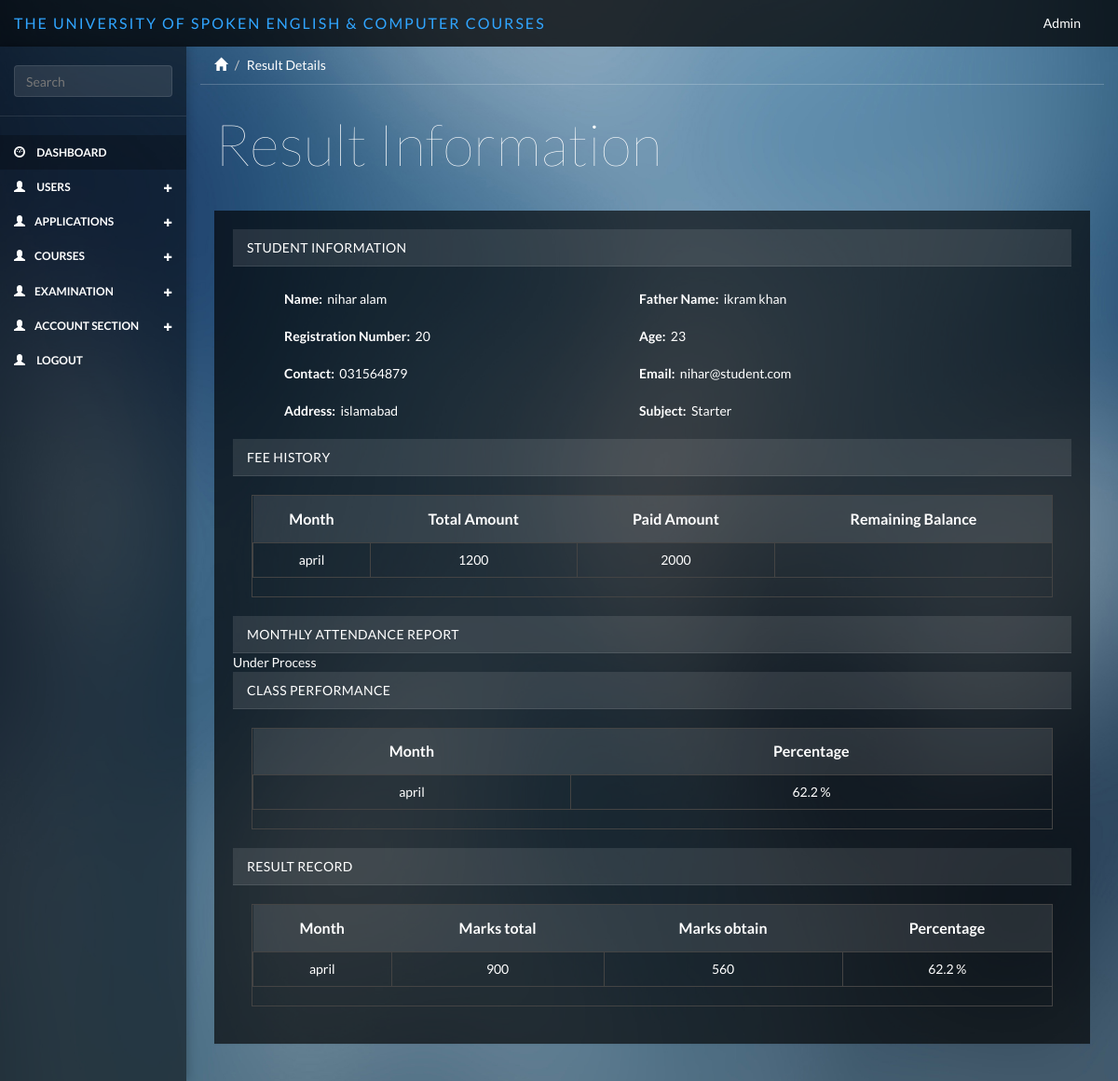
The app's page /monthlytest/result_details/5 with its own data.
### tables this page shows
CREATE TABLE IF NOT EXISTS `monthly_test` (
  `test_id` int(11) NOT NULL AUTO_INCREMENT,
  `fkstudent_id` int(11) NOT NULL,
  `test_name` varchar(255) NOT NULL,
  `test_month` varchar(255) NOT NULL,
  `test_date` varchar(255) NOT NULL,
  `test_subject` varchar(255) NOT NULL,
  `obtn_marks` varchar(255) NOT NULL,
  `totl_marks` varchar(255) NOT NULL,
  `percentage` varchar(255) NOT NULL,
  `created_at` varchar(255) NOT NULL,
  `updated_at` varchar(255) NOT NULL,
  PRIMARY KEY (`test_id`)
);

CREATE TABLE IF NOT EXISTS `users` (
  `u_id` int(11) NOT NULL AUTO_INCREMENT,
  `name` varchar(255) NOT NULL,
  `f_name` varchar(255) NOT NULL,
  `age` varchar(255) NOT NULL,
  `contact` varchar(255) NOT NULL,
  `country_id` varchar(255) NOT NULL,
  `province_id` varchar(255) NOT NULL,
  `city_id` varchar(255) NOT NULL,
  `address` varchar(255) NOT NULL,
  `email` varchar(255) NOT NULL,
  `password` varchar(500) NOT NULL,
  `role` varchar(255) NOT NULL,
  `fktestresult_id` int(11) NOT NULL,
  `description` varchar(255) NOT NULL,
  `created_at` varchar(255) NOT NULL,
  `updated_at` varchar(255) NOT NULL,
  `created_by` varchar(255) NOT NULL,
  PRIMARY KEY (`u_id`)
);

CREATE TABLE IF NOT EXISTS `course_sub_category` (
  `course_c_s_id` int(11) NOT NULL AUTO_INCREMENT,
  `fk_course_c_id` int(255) NOT NULL,
  `subject_title` varchar(255) NOT NULL,
  `subject_duration` varchar(255) NOT NULL,
  `subject_fee` varchar(255) NOT NULL,
  PRIMARY KEY (`course_c_s_id`)
);

CREATE TABLE IF NOT EXISTS `payment` (
  `p_id` int(11) NOT NULL AUTO_INCREMENT,
  `fkuser_id` int(11) NOT NULL,
  `admission_fee` varchar(255) NOT NULL,
  `monthly_fee` varchar(255) NOT NULL,
  `received_fee` varchar(255) NOT NULL,
  `next_fee_date` varchar(255) NOT NULL,
  `created_at` varchar(255) NOT NULL,
  `updated_at` varchar(255) NOT NULL,
  `created_by` varchar(255) NOT NULL,
  PRIMARY KEY (`p_id`)
);

### application/controllers/MonthlyTest.php (called while the page is built, shortened)
<?php
class MonthlyTest extends CI_Controller {
    public function result_details( $id = null )
    {
        $this->db->select('*');
        $this->db->from('monthly_test');
        $this->db->join('student', 'student.s_id = monthly_test.fkstudent_id');
        $this->db->join('users', 'users.u_id = student.fkuser_id');
        $this->db->join('payment', 'payment.fkuser_id = student.fkuser_id');
        $this->db->join('course_sub_category', 'course_sub_category.course_c_s_id = monthly_test.test_subject');
        $this->db->where('monthly_test.test_id',$id);
        $query = $this->db->get();
        $result = $query->result();
        $result['result'] = $result[0];
        $result['test']   = $query->result();
        $this->load->view('include/header');
        $this->load->view('include/sidebar');
        $this->load->view('monthlytest/result_details',$result);
        $this->load->view('include/footer');
    }
}

### index.php (called while the page is built, shortened)
<?php
require_once BASEPATH.'core/CodeIgniter.php';

### application/views/monthlytest/result_details.php (the view, shortened to what this page needs)
<div class="col-sm-9 col-sm-offset-3 col-lg-10 col-lg-offset-2 main">
    <div class="row">
        <ol class="breadcrumb">
            <li><a href="#"><span class="glyphicon glyphicon-home"></span></a></li>
            <li class="active">Result Details</li>
        </ol>
    </div>
    <div class="row">
        <div class="col-lg-12">
            <h1 class="page-header ">Result Information</h1>
        </div>
    </div>
    <div class="row">
        <div class="col-lg-12">
            <div class="panel panel-default">
                <div class="panel-body">
                    <div class="panel-heading panel_style ">Student Information</div>
                            <div class="col-md-12">
                            </div>
                    <div class="row" style="position: relative;margin-top: 25px;">
                                 <div class="form-group col-md-4 margin_left">
                                     <label>Name:&nbsp;&nbsp;</label><?= $result->name?>
                                 </div>
                                 <div class="form-group col-md-4 ">
                                  <label>Father Name:&nbsp;&nbsp;</label><?= $result->f_name?>
                                 </div>
                            </div>
                            <div class="row">
                                 <div class="form-group col-md-4 margin_left">
                                  <label>Registration Number:&nbsp;&nbsp; </label><?= $result->fkstudent_id?>
                                 </div>
                                 <div class="form-group col-md-4">
                                  <label>Age:&nbsp;&nbsp; </label><?= $result->age?>
                                 </div>
                            </div>
                            <div class="row">
                                 <div class="form-group col-md-4 margin_left">
                                  <label>Contact:&nbsp;&nbsp; </label><?= $result->contact?>
                                 </div>
                                 <div class="form-group col-md-4">
                                  <label>Email:&nbsp;&nbsp; </label><?= $result->email?>
                                 </div>
                            </div>
                            <div class="row">
                                 <div class="form-group col-md-4 margin_left">
                                  <label>Address:&nbsp;&nbsp; </label><?= $result->address?>
                                 </div>
                                 <div class="form-group col-md-4">
                                  <label>Subject:&nbsp;&nbsp; </label></label><?= $result->subject_title?>
                                 </div>
                            </div>
                            <div class="row" >
                            <div class="panel-heading panel_style">Fee History</div>
                            </div>
                            <div class="panel-body">
                                <table data-toggle="table" data-show-refresh="false" data-search="false" data-pagination="false" data-sort-name="false" data-sort-order="false">
                                    <thead>
                                    <tr>
                                        <th class="text-center" data-sortable="true"><b>Month</b></th>
                                        <th class="text-center" data-sortable="true"><b>Total Amount</b></th>
                                        <th class="text-center" data-sortable="true"><b>Paid Amount</b></th>
                                        <th class="text-center" data-sortable="true"><b>Remaining Balance</b></th>
                                    </tr>
                                    </thead>
                                    <tbody>
                                    <?php foreach ($test as $array)?>
                                    <tr>
                                        <td class="text-center"><?=$array->test_month?></td>
                                        <td class="text-center"><?=$array->monthly_fee?></td>
                                        <td class="text-center"><?=$array->received_fee?></td>
                                    </tr>
                                    </tbody>
                                </table>
                            </div>
                            <div class="panel-heading panel_style">Monthly Attendance Report</div>
                             Under Process
                            <div class="panel-heading panel_style">Class Performance</div>
                            <div class="panel-body">
                                    <table data-toggle="table" data-show-refresh="false" data-search="false" data-pagination="false">
                                        <thead>
                                        <tr>
                                            <th class="text-center" data-sortable="true"><b>Month</b></th>
                                            <th class="text-center" data-sortable="true"><b>Percentage</b></th>
                                        </tr>
                                        </thead>
                                        <tbody>
                                        <?php foreach ($test as $array) {?>
                                        <tr>
                                            <td class="text-center"><?= $array->test_month?></td>
                                            <td class="text-center"><?=$array->percentage?><?php if('percentage' >= 0){ echo ' %';} ?></td>
                                        </tr>
                                        <?php }?>
                                        </tbody>
                                    </table>
                                </div>
                            <div class="panel-heading panel_style">Result Record</div>
                                <div class="panel-body">
                                    <table data-toggle="table" data-show-refresh="false" data-search="false" data-pagination="false" data-sort-name="false" data-sort-order="false">
                                        <thead>
                                        <tr>
                                            <th class="text-center" data-sortable="true"><b>Month</b></th>
                                            <th class="text-center" data-sortable="true"><b>Marks total</b></th>
                                            <th class="text-center" data-sortable="true"><b>Marks obtain</b></th>
                                            <th class="text-center" data-sortable="true"><b>Percentage</b></th>
                                        </tr>
                                        </thead>
                                        <tbody>
                                        <?php foreach ($test as $array) {?>
                                        <tr>
                                            <td class="text-center"><?=$array->test_month?></td>
                                            <td class="text-center"><?=$array->totl_marks?></td>
                                            <td class="text-center"><?=$array->obtn_marks?></td>
                                            <td class="text-center"><?=$array->percentage?><?php if('percentage' >= 0){ echo ' %';} ?></td>
                                        </tr>
                                        <?php }?>
                                        </tbody>
                                    </table>
                                </div>
                 </div>
        </div>
    </div>
    </div>
  </div>

### public/css/styles.css (style rules this page uses)
body { background-color: #444; background-image: url(../bg/blurred-background-1.jpg); background-size: cover; -webkit-background-size: cover; -moz-background-size: cover; -o-background-size: cover; font-family: 'Lato'; padding-top: 50px; color: #fff; }
.row { margin: 0; }
.panel-body { padding: 20px; }
.main { padding-bottom: 20px; }
a, a:hover, a:focus { color: #fff; }
h1, h2, h3, h4, h5, h6 { color: #fff; }
h1 { font-weight: 100; font-size: 62px; }
.panel { border: 0; background: #333; background: rgba(0, 0, 0, .65); border-radius: 0; margin-top: -1px; }
.panel-heading { font-size: 18px; font-weight: 300; letter-spacing: 0.025em; height: 66px; line-height: 45px; border-radius: 0; }
.panel-default .panel-heading { background: #444; background: rgba(255, 255, 255, .1); border-bottom: 1px solid rgba(255, 255, 255, .1); color: #fff; text-transform: uppercase; font-size: 14px; font-weight: 500; }
.breadcrumb { border-radius: 0; padding: 10px 15px; background: none; box-shadow: 0 1px 0px rgba(255, 255, 255, .2); margin: 0 ; }
.breadcrumb li { color: #fff; }
.breadcrumb .active { color: #fff; }
h1.page-header { margin-top: 30px; margin-bottom: 30px; border-bottom: 0; color: #fff; }
.table { background: none; }

### application/views/include/header.php (style rules this page uses)
.panel_style { position: relative; height: 40px; line-height: 20px; }
.margin_left { margin-left: 40px; }

### records on screen
monthly_test: users.name "nihar alam", users.f_name "ikram khan", fkstudent "20", users.age "23", users.contact "031564879", users.email "nihar@student.com", users.address "islamabad", course_sub_category.subject_title "Starter", test_month "april", payment.monthly_fee "1200", payment.received_fee "2000", percentage "62.2", totl_marks "900", obtn_marks "560"
